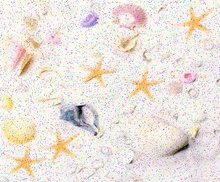
%> input picture assignment/test/Hebblewhite_Ethan_HEB16608921/Starfish.jpg, 220 x 182 px, shrunk from 438 x 362 before the run
$ octave Task3.m   (GNU Octave 9; MATLAB toolbox functions it lacks are replaced by stand-ins)
%> lines starting %> are read from the running program, lines starting %| are printed output that depends on the picture; in (x1, y1, x2, y2) boxes, pixels count from 0 and x2, y2 are one past the last pixel; in counts of white or black regions, pixels touching at a corner belong together; the program's own positions count from 1
% MATLAB script for Assessment Item-1
% Task-3
clear; close all; clc;

% Step-1: Load input image
IMG = imread('Starfish.jpg');
%> IMG is the input picture: size 182x220x3 uint8; mean R, G, B 235, 226.7, 219.6

% Step-2: Conversion of input image to grey-scale image
IMG_Gray = rgb2gray(IMG);

%variables
Original_X = size(IMG_Gray, 2);
%> Original_X = 220
Original_Y = size(IMG_Gray, 1);
%> Original_Y = 182

%Step-3: get rid of salt and peper noise in the image with median average
%technique

MedianImage = zeros(Original_Y,Original_X,'uint8');

MedianFilterNumberHolder = zeros(1, 25);

ZeroPadded_X = Original_X + 4;
%> ZeroPadded_X = 224
ZeroPadded_Y = Original_Y + 4;
%> ZeroPadded_Y = 186

Zero_Padding_Image = zeros(ZeroPadded_Y,ZeroPadded_X,'uint8');

%loops through all pixels in original image
for Y_Loop = 1: Original_Y
    for X_Loop = 1: Original_X

        %fills zero padded image with original image
        Zero_Padding_Image(Y_Loop + 2, X_Loop + 2) = IMG_Gray(Y_Loop,X_Loop);

    end
end

%loops through zeropadded image
for Y_Loop = 1: ZeroPadded_Y
    for X_Loop = 1: ZeroPadded_X
        %if Y is withing the range of 3 - 474 then check for salt and pepper noise
        if (Y_Loop >= 3 && Y_Loop <= Original_Y + 2)
            if (X_Loop >= 3 && X_Loop <= Original_X + 2)

                MeanNum = 0;

                Filter_Y = -2;
                Filter_X = -2;

                IndexMedian = 1;

                for Index_Y = 1 : 5
                    for Index_X = 1 : 5

                    MedianFilterNumberHolder(IndexMedian) = Zero_Padding_Image(Y_Loop - Filter_Y, X_Loop - Filter_X);

                        Filter_X = Filter_X + 1;
                        IndexMedian  = IndexMedian + 1;
                    end

                    Filter_Y = Filter_Y + 1;
                    Filter_X = -2;
                end

                MedianFilterNumberHolder = sort(MedianFilterNumberHolder);

                MedianImage(Y_Loop - 2, X_Loop - 2) = MedianFilterNumberHolder(1, 13);


            end
        end
    end
end
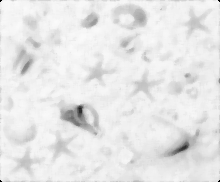
%> MedianImage: size 182x220 uint8; min 0, max 250, mean 231
%> after the loop, Filter_X = -2; Filter_Y = 3; IndexMedian = 26; MeanNum = 0; MedianFilterNumberHolder = 25 values from 0 to 240


%Step-4 turn image into binary image

%all these images are needed to create an image later on that has the big
%and smaller objects removed from the original binary image
IMG_Binary = imbinarize(MedianImage);
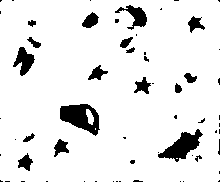
%> IMG_Binary: size 182x220 logical; 91% white; 60 black regions (42 under 20 px), largest, box (x1, y1, x2, y2) and area: (60, 104, 100, 136) 751, (158, 129, 203, 162) 649, (13, 47, 35, 76) 328
IMG_Binary_Remove_Big_Objects = imbinarize(MedianImage);
IMG_Binary_Remove_Little_Objects = imbinarize(MedianImage);

%Step-5 Remove big objects

%shapes we need to remove the big objects
DiskA = strel('disk', 10);
DiskB = strel('disk', 30);

ImClose_IMG = imclose(IMG_Binary, DiskA);
%> ImClose_IMG: size 182x220 logical; 99% white; 8 black regions (7 under 20 px), largest, box (x1, y1, x2, y2) and area: (65, 105, 86, 125) 344

ImClose_And_ImErode_IMG = imerode(ImClose_IMG, DiskB);
%> ImClose_And_ImErode_IMG: size 182x220 logical; 69% white; 6 black regions, box (x1, y1, x2, y2) and area: (36, 76, 115, 154) 4936, (189, 49, 220, 182) 3503, (104, 152, 172, 182) 1666, (0, 151, 32, 182) 781, (0, 0, 31, 31) 756, (189, 0, 220, 31) 756

%use image to remove anything that is in the image from the binary

for Y_Loop = 1: Original_Y
    for X_Loop = 1: Original_X

        if(IMG_Binary(Y_Loop, X_Loop) == ImClose_And_ImErode_IMG(Y_Loop, X_Loop))

           IMG_Binary_Remove_Big_Objects(Y_Loop, X_Loop) = 1;

        end
    end
end
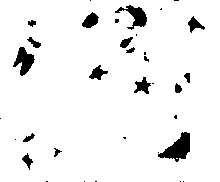
%> IMG_Binary_Remove_Big_Objects: size 182x220 logical; 94.3% white; 34 black regions (18 under 20 px), largest, box (x1, y1, x2, y2) and area: (158, 132, 190, 162) 489, (13, 47, 35, 76) 328, (115, 5, 147, 30) 318

%Step-6 Remove smaller objects

%shapes we need to remove the small objects

DiskC = strel('disk', 6);
DiskD = strel('disk', 20);

ImClose_IMG = imclose(IMG_Binary_Remove_Big_Objects, DiskC);
%> ImClose_IMG: size 182x220 logical; 97.9% white; 5 black regions (1 under 20 px), largest, box (x1, y1, x2, y2) and area: (165, 136, 190, 158) 385, (132, 8, 147, 26) 197, (21, 54, 34, 67) 136, (86, 14, 98, 26) 112

ImClose_And_ImErode_IMG2 = imerode(ImClose_IMG, DiskD);
%> ImClose_And_ImErode_IMG2: size 182x220 logical; 76.2% white; 3 black regions, box (x1, y1, x2, y2) and area: (67, 0, 198, 45) 4434, (146, 117, 209, 177) 2997, (2, 35, 53, 86) 2091

IMG_Binary_Remove_Little_Objects = IMG_Binary_Remove_Big_Objects;

%creates the image without the small objects
for Y_Loop = 1: Original_Y
    for X_Loop = 1: Original_X

        if(IMG_Binary(Y_Loop, X_Loop) == ImClose_And_ImErode_IMG2(Y_Loop, X_Loop))

           IMG_Binary_Remove_Little_Objects(Y_Loop, X_Loop) = 1;

        end
    end
end
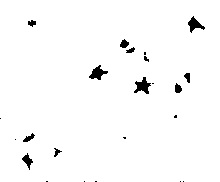
%> IMG_Binary_Remove_Little_Objects: size 182x220 logical; 97.9% white; 23 black regions (12 under 20 px), largest, box (x1, y1, x2, y2) and area: (134, 77, 151, 94) 152, (89, 65, 108, 80) 138, (188, 16, 205, 33) 126

IMG_Binary_Small_And_Large_Objects_Removed = IMG_Binary;

%creating the image without the large and small objects
for Y_Loop = 1: Original_Y
    for X_Loop = 1: Original_X

        if(IMG_Binary(Y_Loop, X_Loop) == IMG_Binary_Remove_Little_Objects(Y_Loop, X_Loop))

           IMG_Binary_Small_And_Large_Objects_Removed(Y_Loop, X_Loop) = 1;

        elseif(IMG_Binary(Y_Loop, X_Loop) == ImClose_And_ImErode_IMG(Y_Loop, X_Loop))

           IMG_Binary_Small_And_Large_Objects_Removed(Y_Loop, X_Loop) = 1;

        end

    end
end
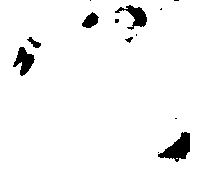
%> IMG_Binary_Small_And_Large_Objects_Removed: size 182x220 logical; 96.4% white; 13 black regions (7 under 20 px), largest, box (x1, y1, x2, y2) and area: (158, 132, 190, 162) 489, (13, 47, 35, 76) 328, (115, 5, 147, 30) 318, (82, 12, 99, 28) 167, (27, 37, 41, 48) 70, (125, 37, 133, 43) 25


%shapes we need to remove the small objects
SquareA = strel('square', 10);

DiskC = strel('disk', 8);

% creates a filter to remove the smaller objects that are left in the image
ImClose_IMG = imclose(IMG_Binary_Small_And_Large_Objects_Removed, DiskC);
%> ImClose_IMG: size 182x220 logical; 99.2% white; 2 black regions (1 under 20 px), largest, box (x1, y1, x2, y2) and area: (170, 138, 190, 158) 303

DiskC = strel('disk', 20);

IM_Erode = imerode(ImClose_IMG, DiskC);
%> IM_Erode: size 182x220 logical; 91.6% white; 2 black regions, box (x1, y1, x2, y2) and area: (151, 119, 209, 177) 2667, (155, 0, 198, 20) 700


Final_IMG = IMG_Binary_Small_And_Large_Objects_Removed;

%removes the smaller objects that are left in the image
for Y_Loop = 1: Original_Y
    for X_Loop = 1: Original_X

        if(IMG_Binary(Y_Loop, X_Loop) ~= IM_Erode(Y_Loop, X_Loop))

           Final_IMG(Y_Loop, X_Loop) = 1;

        end
    end
end
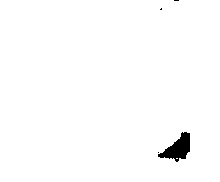
%> Final_IMG: size 182x220 logical; 98.8% white; 4 black regions (3 under 20 px), largest, box (x1, y1, x2, y2) and area: (158, 132, 190, 162) 489

%make the starfish look better
JustStarFish = Final_IMG;

DiskC = strel('disk', 2);

Final_IMG = imerode(Final_IMG, DiskC);
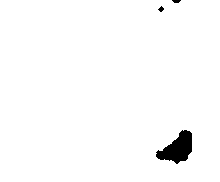
%> Final_IMG: size 182x220 logical; 98.2% white; 3 black regions, box (x1, y1, x2, y2) and area: (156, 130, 192, 164) 697, (172, 0, 181, 3) 21, (158, 6, 164, 12) 21

SquareA = strel('square', 3);

Final_IMG = imopen(Final_IMG, SquareA);
%> Final_IMG: size 182x220 logical; 98.1% white; 3 black regions, box (x1, y1, x2, y2) and area: (156, 130, 192, 164) 702, (172, 0, 181, 3) 21, (158, 6, 164, 12) 21

%converts the image from 1 meaing no starfish to it meaning a starfish
%and 0 meaning a strfish to nothing
for Y_Loop = 1: Original_Y
    for X_Loop = 1: Original_X

        if(Final_IMG(Y_Loop, X_Loop) == 1)

           Final_IMG(Y_Loop, X_Loop) = 0;

        elseif (Final_IMG(Y_Loop, X_Loop) == 0)

            Final_IMG(Y_Loop, X_Loop) = 1;

        end
    end
end

%write images
%final image with just the starfish
imwrite(Final_IMG,'JustStarFishLeft.jpg');

%Show Images
%final image
figure;
imshow(Final_IMG)
title('Final Image,  where 0 is no starfish and 1 is a starfish');

%Before the binary numbers have switched
figure;
imshow(JustStarFish)
title('results of the filter, just starfish left');

%filter created to keep just the starfish
figure;
imshow(IM_Erode)
title('filter created to keep just the starfish');

%results
figure;
imshow(IMG_Binary_Small_And_Large_Objects_Removed)
title('Result of the filter');

%Filter image
figure;
imshow(IMG_Binary_Remove_Little_Objects)
title('Filter to remove the small objects from the image');

%big objects removed
figure;
imshow(IMG_Binary_Remove_Big_Objects)
title('Removed big objects from the binary image');

% IMG Binary
figure;
imshow(IMG_Binary)
title('Grey image has been turned into a binary image');

%Median Image
figure;
imshow(MedianImage)
title('MedianImage removing salt and pepper');

%Gray Image
figure;
imshow(IMG_Gray)
title('Gray image');

%Original
figure;
imshow(IMG)
title('Original Image');

$ run again, with assignment/test/Hebblewhite_Ethan_HEB16608921/Zebra.jpg copied over assignment/test/Hebblewhite_Ethan_HEB16608921/Starfish.jpg
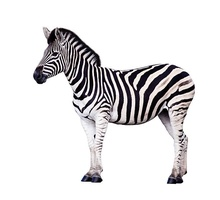
%> input picture assignment/test/Hebblewhite_Ethan_HEB16608921/Zebra.jpg, 220 x 200 px, shrunk from 612 x 556 before the run
%> IMG is the input picture: size 200x220x3 uint8; mean R, G, B 225, 223.5, 224.4
%> after the loop `for Y_Loop = 1: ZeroPadded_Y`: Filter_X = -2; Filter_Y = 3; IndexMedian = 26; MeanNum = 0; MedianFilterNumberHolder = 25 values from 0 to 255
%> IMG_Binary: size 200x220 logical; 85.1% white; 15 black regions (9 under 20 px), largest, box (x1, y1, x2, y2) and area: (33, 28, 195, 126) 6052, (167, 168, 187, 184) 209, (82, 171, 102, 183) 165, (179, 80, 190, 87) 41, (179, 137, 186, 146) 37, (181, 147, 186, 153) 20
%> ImClose_And_ImErode_IMG: size 200x220 logical; 74.9% white; 5 black regions, box (x1, y1, x2, y2) and area: (31, 17, 132, 124) 8033, (0, 0, 31, 31) 756, (189, 0, 220, 31) 756, (0, 169, 31, 200) 756, (189, 169, 220, 200) 756
%> after the loop `for Y_Loop = 1: Original_Y`:
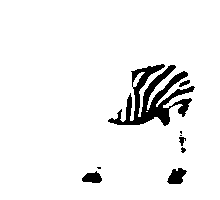
%> IMG_Binary_Remove_Big_Objects: size 200x220 logical; 94.1% white; 9 black regions (3 under 20 px), largest, box (x1, y1, x2, y2) and area: (108, 64, 195, 126) 2124, (167, 168, 187, 184) 209, (82, 171, 102, 183) 165, (179, 80, 190, 87) 41, (179, 137, 186, 146) 37, (181, 147, 186, 153) 20
%> ImClose_And_ImErode_IMG2: size 200x220 logical; 90.5% white; 2 black regions, box (x1, y1, x2, y2) and area: (136, 88, 188, 140) 2159, (150, 152, 201, 200) 2033
%> after the loop `for Y_Loop = 1: Original_Y`:
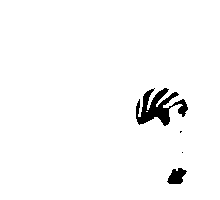
%> IMG_Binary_Small_And_Large_Objects_Removed: size 200x220 logical; 97.4% white; 4 black regions (2 under 20 px), largest, box (x1, y1, x2, y2) and area: (136, 88, 188, 126) 931, (167, 168, 187, 184) 209
